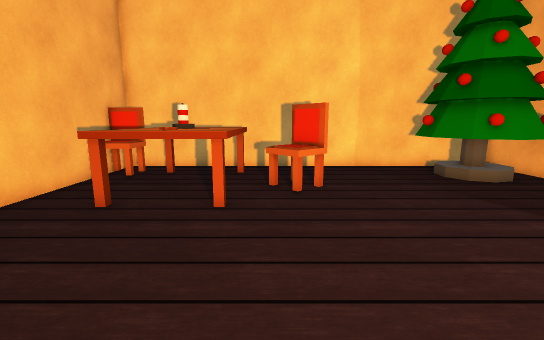
View 1 (above)

16 first-person views from a walk through a Unity game level. The camera is 1.2 m above the floor, tilts 10° down and sees 90° across. The floor is counted in squares, 0.5 m on a side. Each view is taken from the middle of a square. On the plan, view 1 faces up. The plan holds only what a view shows up to about 18 squares ahead; the rest is blank. The player character is not drawn.

View 2
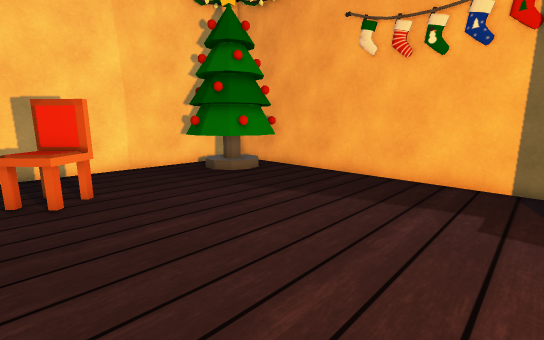

View 3
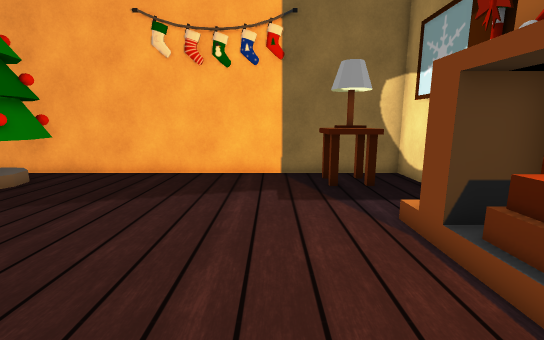

View 4
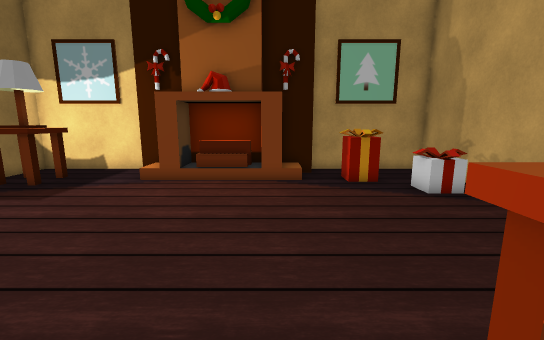

View 5
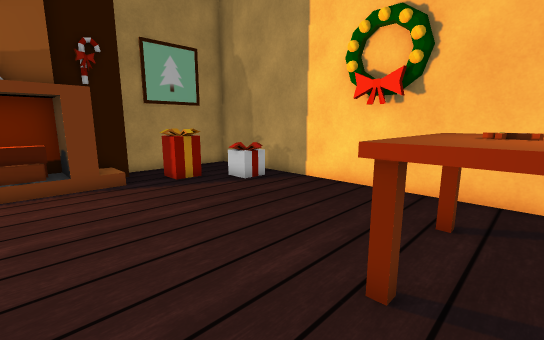

View 6
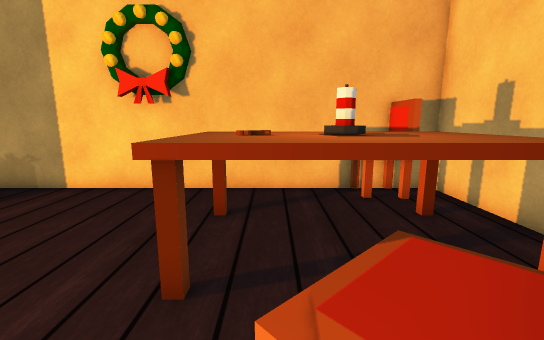

View 7
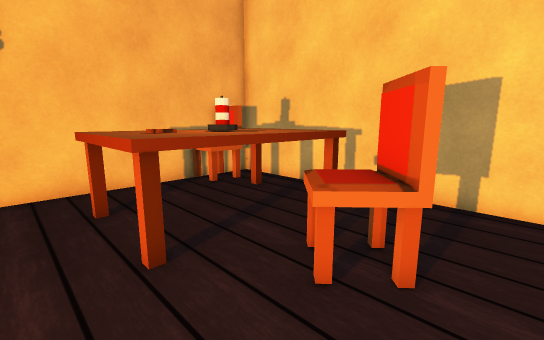

View 8
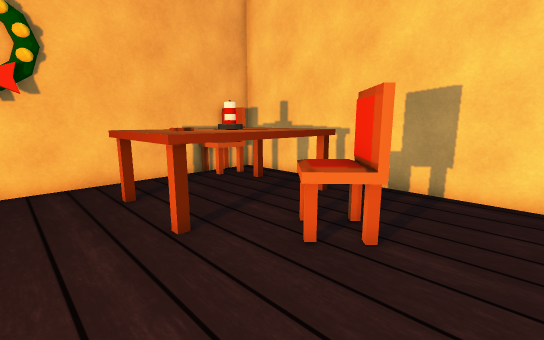

View 9
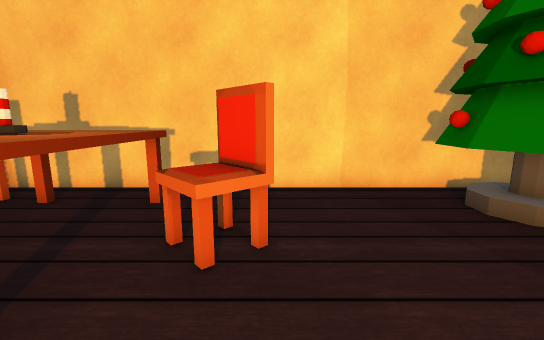

View 10
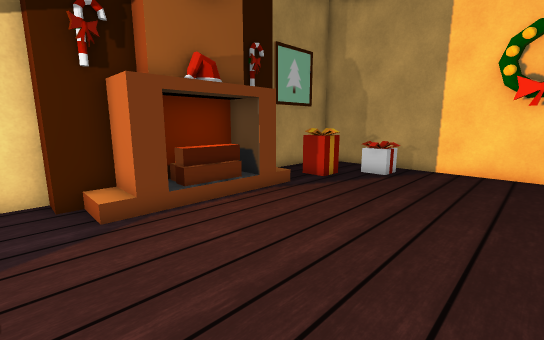

View 11
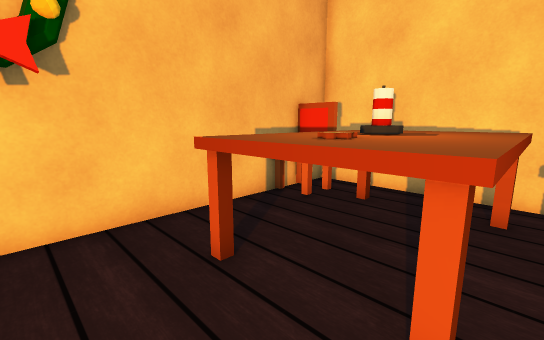

View 12
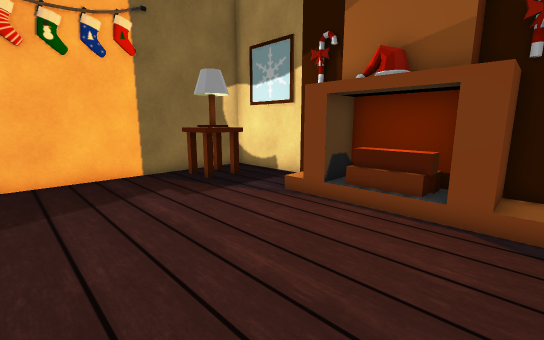

View 13
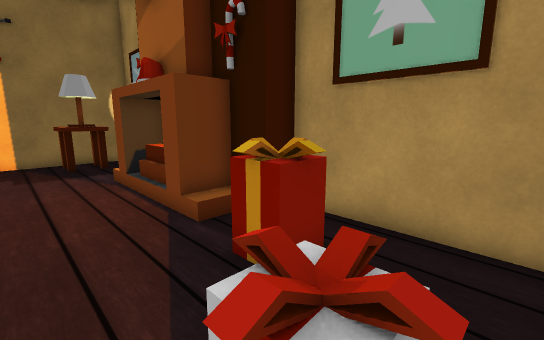

View 14
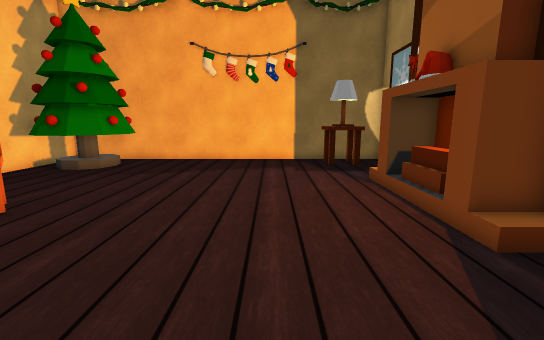

View 15
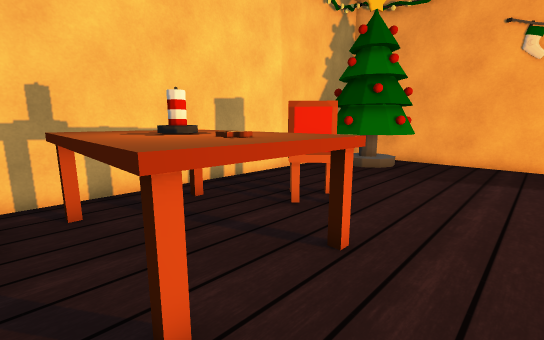

View 16
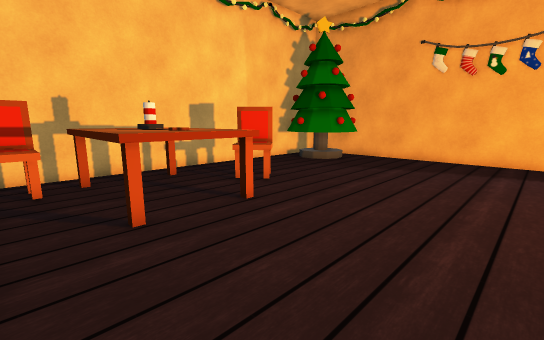

### Floor plan
Key: @ floor where view 1 was taken; # wall or solid block; . floor; / step, stairs or slope; T tree; C chair; A table; N candle; F fireplace; L lamp; O other object.
Columns run from 8 left of view 1 to 12 right of it. Each row starts with its distance up from view 1.
 15 #####################
 14 # ............. TT  #
 13 #CCAAAAA.......TTT  #
 12 #CCAAAAA.......TTTTT#
 11 #..ANNAACC.....TTTTT#
 10 #..ANNAACCC.....TTT #
  9 #..AAAAA.C..........#
  8 #..AAAAA............#
  7 #..AAAAA............#
  6 #...................#
  5 #O..................#
  4 #O..................#
  3 #...................#
  2 #...................#
  1 #...................#
  0 #OOO....@...........#
 -1 #OOO.............AAA#
 -2 # .OOO./FFFFFF...LLA#
 -3 # ..OO./FFFFFF...ALA#
 -4  #....FFFFFFFFF.....#
 -5  #####F       #######

Where each view was taken, in squares from view 1:
view 1: 0 up, 0 right, facing up
view 2: 0 up, 0 right, facing up-right
view 3: 1 up, 1 left, facing right
view 4: 9 up, 0 right, facing down
view 5: 9 up, 2 right, facing down-left
view 6: 9 up, 2 right, facing left
view 7: 6 up, 3 right, facing up-left
view 8: 5 up, 4 right, facing up-left
view 9: 5 up, 2 right, facing up
view 10: 5 up, 7 right, facing down-left
view 11: 5 up, 1 left, facing up-left
view 12: 5 up, 1 left, facing down-right
view 13: 1 up, 7 left, facing down-right
view 14: 2 up, 6 left, facing right
view 15: 5 up, 6 left, facing up-right
view 16: 1 up, 7 left, facing up-right
